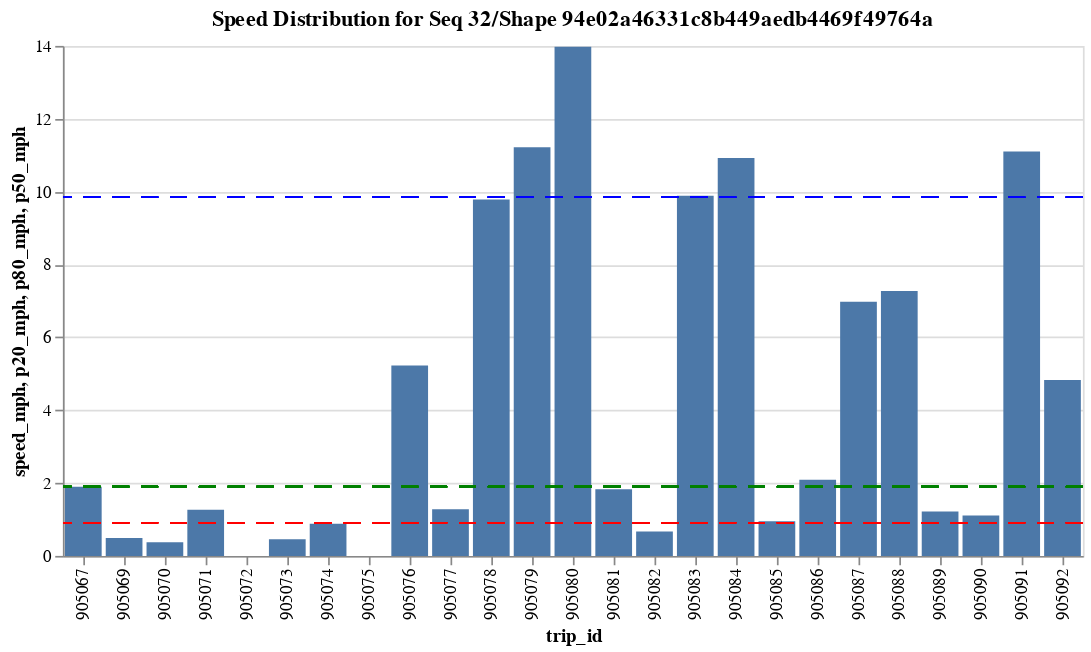

The notebook cell saved with this chart:
### Code cell
display_speeds(shape_array3, stop_seq3)

### Figure 1 — Vega-Lite specification as saved in the notebook (floating-point values rounded to 4 significant figures)
{"config": {"view": {"continuousWidth": 400, "continuousHeight": 300}}, "layer": [{"mark": "bar", "encoding": {"tooltip": [{"field": "shape_array_key", "type": "nominal"}, {"field": "stop_sequence", "type": "quantitative"}, {"field": "gtfs_dataset_key", "type": "nominal"}, {"field": "_gtfs_dataset_name", "type": "nominal"}, {"field": "trip_id", "type": "nominal"}, {"field": "min_time", "type": "temporal"}, {"field": "min_dist", "type": "quantitative"}, {"field": "max_time", "type": "temporal"}, {"field": "max_dist", "type": "quantitative"}, {"field": "meters_elapsed", "type": "quantitative"}, {"field": "sec_elapsed", "type": "quantitative"}, {"field": "speed_mph", "type": "quantitative"}, {"field": "stop_id", "type": "nominal"}, {"field": "loop_or_inlining", "type": "quantitative"}, {"field": "p50_mph", "type": "quantitative"}, {"field": "n_trips", "type": "quantitative"}, {"field": "p20_mph", "type": "quantitative"}, {"field": "p80_mph", "type": "quantitative"}, {"field": "time_of_day", "type": "nominal"}], "x": {"field": "trip_id", "type": "nominal"}, "y": {"field": "speed_mph", "type": "quantitative"}}, "selection": {"selector002": {"type": "interval", "bind": "scales", "encodings": ["x", "y"]}}, "title": "Speed Distribution for Seq 32/Shape 94e02a46331c8b449aedb4469f49764a"}, {"mark": {"type": "rule", "color": "red", "strokeDash": [10, 7]}, "encoding": {"y": {"field": "p20_mph", "type": "quantitative"}}}, {"mark": {"type": "rule", "color": "blue", "strokeDash": [10, 7]}, "encoding": {"y": {"field": "p80_mph", "type": "quantitative"}}}, {"mark": {"type": "rule", "color": "green", "strokeDash": [10, 7]}, "encoding": {"y": {"field": "p50_mph", "type": "quantitative"}}}], "data": {"name": "data-c01bb4bae2f685df08e21abaa6ddfeea"}, "height": 300, "width": 600, "$schema": "https://vega.github.io/schema/vega-lite/v4.17.0.json", "datasets": {"data-c01bb4bae2f685df08e21abaa6ddfeea": [{"shape_array_key": "94e02a46331c8b449aedb4469f49764a", "stop_sequence": 32, "gtfs_dataset_key": "6c2d7daaf979779fa2089c6395baf98b", "_gtfs_dataset_name": "Big Blue Bus VehiclePositions", "trip_id": "905072", "min_time": "2023-07-12T16:21:21", "min_dist": 571.0, "max_time": "2023-07-12T16:21:21", "max_dist": 571.0, "meters_elapsed": 0.0, "sec_elapsed": 0.0, "speed_mph": 0.0, "stop_id": "1648", "loop_or_inlining": 0, "p50_mph": 1.9, "n_trips": 23, "p20_mph": 0.91, "p80_mph": 9.85, "time_of_day": "all_day"}, {"shape_array_key": "94e02a46331c8b449aedb4469f49764a", "stop_sequence": 32, "gtfs_dataset_key": "6c2d7daaf979779fa2089c6395baf98b", "_gtfs_dataset_name": "Big Blue Bus VehiclePositions", "trip_id": "905074", "min_time": "2023-07-12T15:23:51", "min_dist": 70.0, "max_time": "2023-07-12T15:45:19", "max_dist": 576.7, "meters_elapsed": 506.7, "sec_elapsed": 1288.0, "speed_mph": 0.8801, "stop_id": "1648", "loop_or_inlining": 0, "p50_mph": 1.9, "n_trips": 23, "p20_mph": 0.91, "p80_mph": 9.85, "time_of_day": "all_day"}, {"shape_array_key": "94e02a46331c8b449aedb4469f49764a", "stop_sequence": 32, "gtfs_dataset_key": "6c2d7daaf979779fa2089c6395baf98b", "_gtfs_dataset_name": "Big Blue Bus VehiclePositions", "trip_id": "905079", "min_time": "2023-07-12T13:11:31", "min_dist": 88.57, "max_time": "2023-07-12T13:12:16", "max_dist": 314.3, "meters_elapsed": 225.7, "sec_elapsed": 45.0, "speed_mph": 11.22, "stop_id": "1648", "loop_or_inlining": 0, "p50_mph": 1.9, "n_trips": 23, "p20_mph": 0.91, "p80_mph": 9.85, "time_of_day": "all_day"}, {"shape_array_key": "94e02a46331c8b449aedb4469f49764a", "stop_sequence": 32, "gtfs_dataset_key": "6c2d7daaf979779fa2089c6395baf98b", "_gtfs_dataset_name": "Big Blue Bus VehiclePositions", "trip_id": "905090", "min_time": "2023-07-12T08:33:09", "min_dist": 94.5, "max_time": "2023-07-12T08:49:26", "max_dist": 578.6, "meters_elapsed": 484.1, "sec_elapsed": 977.0, "speed_mph": 1.108, "stop_id": "1648", "loop_or_inlining": 0, "p50_mph": 1.9, "n_trips": 23, "p20_mph": 0.91, "p80_mph": 9.85, "time_of_day": "all_day"}, {"shape_array_key": "94e02a46331c8b449aedb4469f49764a", "stop_sequence": 32, "gtfs_dataset_key": "6c2d7daaf979779fa2089c6395baf98b", "_gtfs_dataset_name": "Big Blue Bus VehiclePositions", "trip_id": "905075", "min_time": "2023-07-12T14:58:59", "min_dist": 452.4, "max_time": "2023-07-12T14:58:59", "max_dist": 452.4, "meters_elapsed": 0.0, "sec_elapsed": 0.0, "speed_mph": 0.0, "stop_id": "1648", "loop_or_inlining": 0, "p50_mph": 1.9, "n_trips": 23, "p20_mph": 0.91, "p80_mph": 9.85, "time_of_day": "all_day"}, {"shape_array_key": "94e02a46331c8b449aedb4469f49764a", "stop_sequence": 32, "gtfs_dataset_key": "6c2d7daaf979779fa2089c6395baf98b", "_gtfs_dataset_name": "Big Blue Bus VehiclePositions", "trip_id": "905067", "min_time": "2023-07-12T18:59:27", "min_dist": 430.1, "max_time": "2023-07-12T19:00:12", "max_dist": 468.3, "meters_elapsed": 38.17, "sec_elapsed": 45.0, "speed_mph": 1.897, "stop_id": "1648", "loop_or_inlining": 0, "p50_mph": 1.9, "n_trips": 23, "p20_mph": 0.91, "p80_mph": 9.85, "time_of_day": "all_day"}, {"shape_array_key": "94e02a46331c8b449aedb4469f49764a", "stop_sequence": 32, "gtfs_dataset_key": "6c2d7daaf979779fa2089c6395baf98b", "_gtfs_dataset_name": "Big Blue Bus VehiclePositions", "trip_id": "905069", "min_time": "2023-07-12T18:03:58", "min_dist": 328.5, "max_time": "2023-07-12T18:23:12", "max_dist": 583.7, "meters_elapsed": 255.2, "sec_elapsed": 1154.0, "speed_mph": 0.4947, "stop_id": "1648", "loop_or_inlining": 0, "p50_mph": 1.9, "n_trips": 23, "p20_mph": 0.91, "p80_mph": 9.85, "time_of_day": "all_day"}, {"shape_array_key": "94e02a46331c8b449aedb4469f49764a", "stop_sequence": 32, "gtfs_dataset_key": "6c2d7daaf979779fa2089c6395baf98b", "_gtfs_dataset_name": "Big Blue Bus VehiclePositions", "trip_id": "905083", "min_time": "2023-07-12T11:30:31", "min_dist": 249.3, "max_time": "2023-07-12T11:31:13", "max_dist": 434.9, "meters_elapsed": 185.6, "sec_elapsed": 42.0, "speed_mph": 9.886, "stop_id": "1648", "loop_or_inlining": 0, "p50_mph": 1.9, "n_trips": 23, "p20_mph": 0.91, "p80_mph": 9.85, "time_of_day": "all_day"}, {"shape_array_key": "94e02a46331c8b449aedb4469f49764a", "stop_sequence": 32, "gtfs_dataset_key": "6c2d7daaf979779fa2089c6395baf98b", "_gtfs_dataset_name": "Big Blue Bus VehiclePositions", "trip_id": "905088", "min_time": "2023-07-12T09:26:51", "min_dist": 192.1, "max_time": "2023-07-12T09:28:20", "max_dist": 481.4, "meters_elapsed": 289.3, "sec_elapsed": 89.0, "speed_mph": 7.271, "stop_id": "1648", "loop_or_inlining": 0, "p50_mph": 1.9, "n_trips": 23, "p20_mph": 0.91, "p80_mph": 9.85, "time_of_day": "all_day"}, {"shape_array_key": "94e02a46331c8b449aedb4469f49764a", "stop_sequence": 32, "gtfs_dataset_key": "6c2d7daaf979779fa2089c6395baf98b", "_gtfs_dataset_name": "Big Blue Bus VehiclePositions", "trip_id": "905092", "min_time": "2023-07-12T07:43:06", "min_dist": 267.4, "max_time": "2023-07-12T07:44:35", "max_dist": 459.5, "meters_elapsed": 192.1, "sec_elapsed": 89.0, "speed_mph": 4.829, "stop_id": "1648", "loop_or_inlining": 0, "p50_mph": 1.9, "n_trips": 23, "p20_mph": 0.91, "p80_mph": 9.85, "time_of_day": "all_day"}, {"shape_array_key": "94e02a46331c8b449aedb4469f49764a", "stop_sequence": 32, "gtfs_dataset_key": "6c2d7daaf979779fa2089c6395baf98b", "_gtfs_dataset_name": "Big Blue Bus VehiclePositions", "trip_id": "905081", "min_time": "2023-07-12T12:21:48", "min_dist": 103.6, "max_time": "2023-07-12T12:31:34", "max_dist": 582.7, "meters_elapsed": 479.2, "sec_elapsed": 586.0, "speed_mph": 1.829, "stop_id": "1648", "loop_or_inlining": 0, "p50_mph": 1.9, "n_trips": 23, "p20_mph": 0.91, "p80_mph": 9.85, "time_of_day": "all_day"}, {"shape_array_key": "94e02a46331c8b449aedb4469f49764a", "stop_sequence": 32, "gtfs_dataset_key": "6c2d7daaf979779fa2089c6395baf98b", "_gtfs_dataset_name": "Big Blue Bus VehiclePositions", "trip_id": "905085", "min_time": "2023-07-12T10:38:39", "min_dist": 149.3, "max_time": "2023-07-12T10:55:40", "max_dist": 583.7, "meters_elapsed": 434.4, "sec_elapsed": 1021.0, "speed_mph": 0.9519, "stop_id": "1648", "loop_or_inlining": 0, "p50_mph": 1.9, "n_trips": 23, "p20_mph": 0.91, "p80_mph": 9.85, "time_of_day": "all_day"}, {"shape_array_key": "94e02a46331c8b449aedb4469f49764a", "stop_sequence": 32, "gtfs_dataset_key": "6c2d7daaf979779fa2089c6395baf98b", "_gtfs_dataset_name": "Big Blue Bus VehiclePositions", "trip_id": "905089", "min_time": "2023-07-12T08:59:22", "min_dist": 102.4, "max_time": "2023-07-12T09:14:01", "max_dist": 582.3, "meters_elapsed": 480.0, "sec_elapsed": 879.0, "speed_mph": 1.221, "stop_id": "1648", "loop_or_inlining": 0, "p50_mph": 1.9, "n_trips": 23, "p20_mph": 0.91, "p80_mph": 9.85, "time_of_day": "all_day"}, {"shape_array_key": "94e02a46331c8b449aedb4469f49764a", "stop_sequence": 32, "gtfs_dataset_key": "6c2d7daaf979779fa2089c6395baf98b", "_gtfs_dataset_name": "Big Blue Bus VehiclePositions", "trip_id": "905086", "min_time": "2023-07-12T10:18:10", "min_dist": 28.26, "max_time": "2023-07-12T10:27:58", "max_dist": 578.3, "meters_elapsed": 550.0, "sec_elapsed": 588.0, "speed_mph": 2.092, "stop_id": "1648", "loop_or_inlining": 0, "p50_mph": 1.9, "n_trips": 23, "p20_mph": 0.91, "p80_mph": 9.85, "time_of_day": "all_day"}, {"shape_array_key": "94e02a46331c8b449aedb4469f49764a", "stop_sequence": 32, "gtfs_dataset_key": "6c2d7daaf979779fa2089c6395baf98b", "_gtfs_dataset_name": "Big Blue Bus VehiclePositions", "trip_id": "905076", "min_time": "2023-07-12T14:25:17", "min_dist": 0.0, "max_time": "2023-07-12T14:26:46", "max_dist": 207.9, "meters_elapsed": 207.9, "sec_elapsed": 89.0, "speed_mph": 5.225, "stop_id": "1648", "loop_or_inlining": 0, "p50_mph": 1.9, "n_trips": 23, "p20_mph": 0.91, "p80_mph": 9.85, "time_of_day": "all_day"}, {"shape_array_key": "94e02a46331c8b449aedb4469f49764a", "stop_sequence": 32, "gtfs_dataset_key": "6c2d7daaf979779fa2089c6395baf98b", "_gtfs_dataset_name": "Big Blue Bus VehiclePositions", "trip_id": "905087", "min_time": "2023-07-12T09:47:58", "min_dist": 83.85, "max_time": "2023-07-12T09:49:27", "max_dist": 361.4, "meters_elapsed": 277.5, "sec_elapsed": 89.0, "speed_mph": 6.975, "stop_id": "1648", "loop_or_inlining": 0, "p50_mph": 1.9, "n_trips": 23, "p20_mph": 0.91, "p80_mph": 9.85, "time_of_day": "all_day"}, {"shape_array_key": "94e02a46331c8b449aedb4469f49764a", "stop_sequence": 32, "gtfs_dataset_key": "6c2d7daaf979779fa2089c6395baf98b", "_gtfs_dataset_name": "Big Blue Bus VehiclePositions", "trip_id": "905091", "min_time": "2023-07-12T08:05:23", "min_dist": 0.0, "max_time": "2023-07-12T08:06:58", "max_dist": 471.4, "meters_elapsed": 471.4, "sec_elapsed": 95.0, "speed_mph": 11.1, "stop_id": "1648", "loop_or_inlining": 0, "p50_mph": 1.9, "n_trips": 23, "p20_mph": 0.91, "p80_mph": 9.85, "time_of_day": "all_day"}, {"shape_array_key": "94e02a46331c8b449aedb4469f49764a", "stop_sequence": 32, "gtfs_dataset_key": "6c2d7daaf979779fa2089c6395baf98b", "_gtfs_dataset_name": "Big Blue Bus VehiclePositions", "trip_id": "905070", "min_time": "2023-07-12T17:28:31", "min_dist": 352.4, "max_time": "2023-07-12T17:51:28", "max_dist": 582.0, "meters_elapsed": 229.7, "sec_elapsed": 1377.0, "speed_mph": 0.3732, "stop_id": "1648", "loop_or_inlining": 0, "p50_mph": 1.9, "n_trips": 23, "p20_mph": 0.91, "p80_mph": 9.85, "time_of_day": "all_day"}, {"shape_array_key": "94e02a46331c8b449aedb4469f49764a", "stop_sequence": 32, "gtfs_dataset_key": "6c2d7daaf979779fa2089c6395baf98b", "_gtfs_dataset_name": "Big Blue Bus VehiclePositions", "trip_id": "905078", "min_time": "2023-07-12T13:34:43", "min_dist": 38.51, "max_time": "2023-07-12T13:36:12", "max_dist": 427.9, "meters_elapsed": 389.3, "sec_elapsed": 89.0, "speed_mph": 9.786, "stop_id": "1648", "loop_or_inlining": 0, "p50_mph": 1.9, "n_trips": 23, "p20_mph": 0.91, "p80_mph": 9.85, "time_of_day": "all_day"}, {"shape_array_key": "94e02a46331c8b449aedb4469f49764a", "stop_sequence": 32, "gtfs_dataset_key": "6c2d7daaf979779fa2089c6395baf98b", "_gtfs_dataset_name": "Big Blue Bus VehiclePositions", "trip_id": "905073", "min_time": "2023-07-12T15:52:45", "min_dist": 306.1, "max_time": "2023-07-12T16:15:08", "max_dist": 580.9, "meters_elapsed": 274.7, "sec_elapsed": 1343.0, "speed_mph": 0.4576, "stop_id": "1648", "loop_or_inlining": 0, "p50_mph": 1.9, "n_trips": 23, "p20_mph": 0.91, "p80_mph": 9.85, "time_of_day": "all_day"}, {"shape_array_key": "94e02a46331c8b449aedb4469f49764a", "stop_sequence": 32, "gtfs_dataset_key": "6c2d7daaf979779fa2089c6395baf98b", "_gtfs_dataset_name": "Big Blue Bus VehiclePositions", "trip_id": "905077", "min_time": "2023-07-12T14:02:28", "min_dist": 100.8, "max_time": "2023-07-12T14:16:32", "max_dist": 583.7, "meters_elapsed": 482.9, "sec_elapsed": 844.0, "speed_mph": 1.28, "stop_id": "1648", "loop_or_inlining": 0, "p50_mph": 1.9, "n_trips": 23, "p20_mph": 0.91, "p80_mph": 9.85, "time_of_day": "all_day"}, {"shape_array_key": "94e02a46331c8b449aedb4469f49764a", "stop_sequence": 32, "gtfs_dataset_key": "6c2d7daaf979779fa2089c6395baf98b", "_gtfs_dataset_name": "Big Blue Bus VehiclePositions", "trip_id": "905084", "min_time": "2023-07-12T11:15:31", "min_dist": 103.6, "max_time": "2023-07-12T11:16:16", "max_dist": 323.3, "meters_elapsed": 219.7, "sec_elapsed": 45.0, "speed_mph": 10.92, "stop_id": "1648", "loop_or_inlining": 0, "p50_mph": 1.9, "n_trips": 23, "p20_mph": 0.91, "p80_mph": 9.85, "time_of_day": "all_day"}, {"shape_array_key": "94e02a46331c8b449aedb4469f49764a", "stop_sequence": 32, "gtfs_dataset_key": "6c2d7daaf979779fa2089c6395baf98b", "_gtfs_dataset_name": "Big Blue Bus VehiclePositions", "trip_id": "905082", "min_time": "2023-07-12T12:00:37", "min_dist": 298.3, "max_time": "2023-07-12T12:16:10", "max_dist": 578.8, "meters_elapsed": 280.5, "sec_elapsed": 933.0, "speed_mph": 0.6725, "stop_id": "1648", "loop_or_inlining": 0, "p50_mph": 1.9, "n_trips": 23, "p20_mph": 0.91, "p80_mph": 9.85, "time_of_day": "all_day"}, {"shape_array_key": "94e02a46331c8b449aedb4469f49764a", "stop_sequence": 32, "gtfs_dataset_key": "6c2d7daaf979779fa2089c6395baf98b", "_gtfs_dataset_name": "Big Blue Bus VehiclePositions", "trip_id": "905080", "min_time": "2023-07-12T12:47:23", "min_dist": 0.0, "max_time": "2023-07-12T12:48:13", "max_dist": 312.3, "meters_elapsed": 312.3, "sec_elapsed": 50.0, "speed_mph": 13.97, "stop_id": "1648", "loop_or_inlining": 0, "p50_mph": 1.9, "n_trips": 23, "p20_mph": 0.91, "p80_mph": 9.85, "time_of_day": "all_day"}, {"shape_array_key": "94e02a46331c8b449aedb4469f49764a", "stop_sequence": 32, "gtfs_dataset_key": "6c2d7daaf979779fa2089c6395baf98b", "_gtfs_dataset_name": "Big Blue Bus VehiclePositions", "trip_id": "905071", "min_time": "2023-07-12T16:56:57", "min_dist": 0.0, "max_time": "2023-07-12T17:13:59", "max_dist": 578.0, "meters_elapsed": 578.0, "sec_elapsed": 1022.0, "speed_mph": 1.265, "stop_id": "1648", "loop_or_inlining": 0, "p50_mph": 1.9, "n_trips": 23, "p20_mph": 0.91, "p80_mph": 9.85, "time_of_day": "all_day"}]}}
